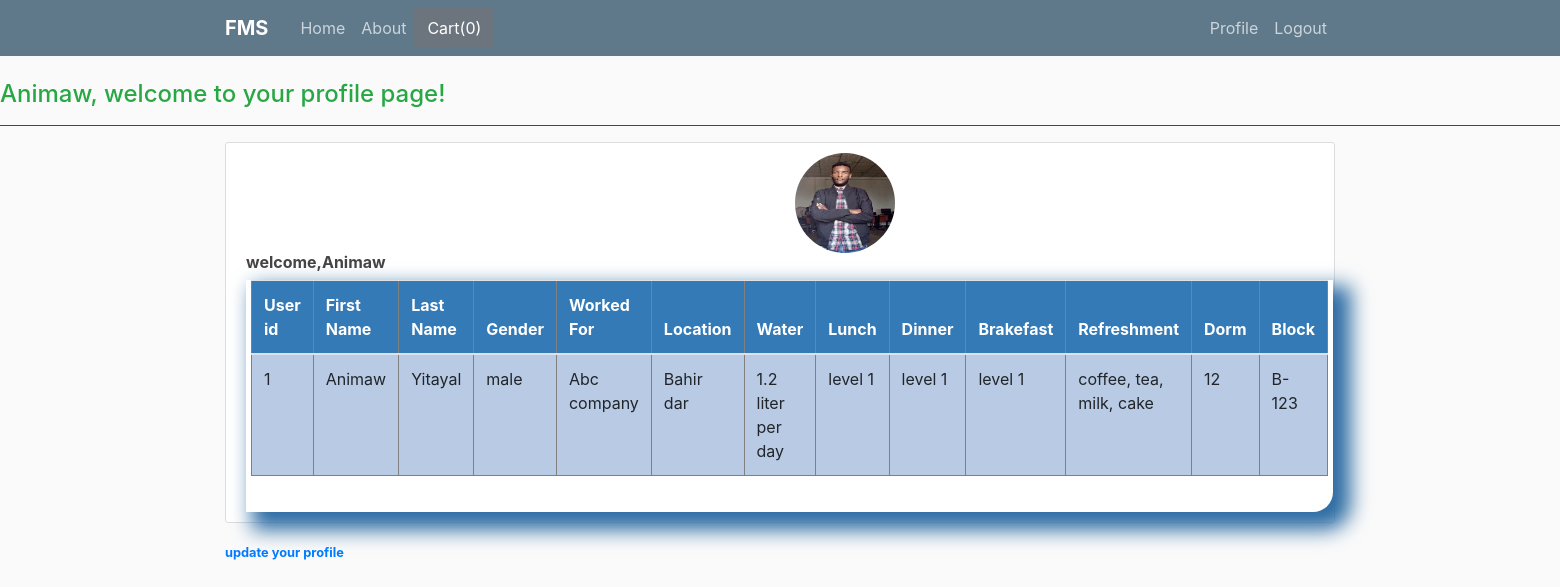
Screenshot of /profile/ (signed in) with the database file from the repository.
### users/models.py (models this page shows, shortened)
class Profile(models.Model):
    user = models.OneToOneField(User, on_delete=CASCADE, null=True)
    first_name = models.CharField(max_length=50, null=True)
    last_name = models.CharField(max_length=50, null=True)
    image = models.ImageField(default='google.jpg', upload_to = 'profile_pictures')
    gender = models.CharField(max_length=6, null=True)
    email = models.EmailField(default='dj@dj.com')
    worked_for = models.CharField(max_length=50, blank=True, null=True)
    location = models.CharField(max_length=50, blank=True, null=True)
    water = models.CharField(max_length=50, blank=True, null=True)
    lunch = models.CharField(max_length=50, blank=True, null=True)
    dinner = models.CharField(max_length=50, blank=True, null=True)
    brakefast = models.CharField(max_length=50, blank=True, null=True)
    refreshment = models.CharField(max_length=50, blank=True, null=True)
    block = models.CharField(max_length=50, blank=True, null=True)
    dorm = models.CharField(max_length=50, blank=True, null=True)

### users/views.py (the view)
# urls.py: path('profile/', user_view.profilePage, name = 'profile'),
@login_required
def profilePage(request):
    user_profile = Profile.objects.all()
    return render(request, 'users/profile.html',{'user_profile':user_profile})

### users/templates/users/profile.html
{% extends "service/base.html" %}
{% load crispy_forms_tags %}
{% block content %}
<div class="h4 text-success">{{ user.username }}, welcome to your profile page!</div>
<hr style="background-color: brown;">
<div class="container">
  <div class="row">
    <div class="col-md-12">
      <div class="content-section">
        <div class="row">
          <div class="col-md-12 offset-md-6">
            <img class="rounded-circle account-img" src="{{ user.profile.image.url }}"
              style="height: 100px; width: 100px;">
          </div>
        </div>
        <div class="row">
          <div class="col-md-12">
            <div class="media">
              <div class="media-body">
                <h6 class="account-heading"><b>welcome,{{ user.username }}</b></h6>
                {% for user_n in user_profile %}
                {% if user.id == user_n.user_id %}
                <div class="display_table">
                <table border="1" class="table">
                  <thead>
                    <tr>
                      <th>User id</th>
                      <th>First Name</th>
                      <th>Last Name</th>
                      <th>Gender</th>
                      <th>Worked For</th>
                      <th>Location</th>
                      <th>Water</th>
                      <th>Lunch</th>
                      <th>Dinner</th>
                      <th>Brakefast</th>
                      <th>Refreshment</th>
                      <th>Dorm</th>
                      <th>Block</th>
                    </tr>
                  </thead>
                  <tr>
                    <td>{{user_n.id}}</td>
                    <td>{{ user_n.first_name }}</td>
                    <td>{{ user_n.last_name }}</td>
                    <td>{{ user_n.gender }}</td>
                    <td>{{ user_n.worked_for }}</td>
                    <td>{{ user_n.location }}</td>
                    <td>{{ user_n.water }}</td>
                    <td>{{ user_n.lunch }}</td>
                    <td>{{ user_n.dinner }}</td>
                    <td>{{ user_n.brakefast }}</td>
                    <td>{{ user_n.refreshment }}</td>
                    <td>{{ user_n.dorm }}</td>
                    <td>{{ user_n.block }}</td>
                  </tr>
                  {% endif %}
                  {% endfor %}
                </table>
              </div>
              </div>
            </div>
          </div>
        </div>
      </div>
      <p class="small"><b><a href="#">update your profile</a></b></p>
    </div>
  </div>
</div>
{% endblock content %}

### service/static/service/main.css (style rules this page uses)
body { background: #fafafa; color: #333333; margin-top: 5rem; }
h1, h2, h3, h4, h5, h6 { color: #444444; }
.content-section { background: #ffffff; padding: 10px 20px; border: 1px solid #dddddd; border-radius: 3px; margin-bottom: 20px; }
.table tr:nth-child(odd) { background: #B8CAE4 }
th { background-color: #337ab7; color: white; }
.display_table { border-bottom-right-radius: 20px; padding-left: 5px; padding-right: 5px; padding-bottom: 20px; box-shadow: 12px 12px 20px 6px #2e6da4; }

### rows the page displays
Profile: id "1", first_name "Animaw", last_name "Yitayal", gender "male", worked_for "Abc company", location "Bahir dar", water "1.2 liter per day", lunch "level 1", dinner "level 1", brakefast "level 1", refreshment "coffee, tea, milk, cake", dorm "12", block "B-123"

### other values shown
{{ user.username }} "Animaw"
